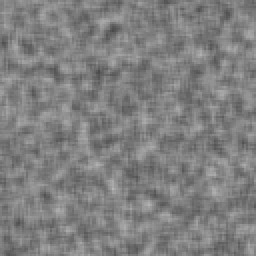
%> input picture Lab3/synth1.pgm, 128 x 128 px (shown 2 times larger); the run also reads 1 picture not shown here
$ octave test_lucas_kanade.m   (GNU Octave 9; MATLAB toolbox functions it lacks are replaced by stand-ins)
%> lines starting %> are read from the running program, lines starting %| are printed output that depends on the picture
%> further down, image1 is the input picture: size 128x128 uint8; min 74, max 183, mean 127.6
### Lab3/lucas_kanade.m
function [X,Y,U,V] = lucas_kanade(image1,image2,region_size,corners)
%> called with region_size = 15

img1=im2double(image1);
img2=im2double(image2);

%%Divide input images on non-overlapping regions, each region being 15 × 15.
[height,width]=size(img1);
%> height = 128; width = 128
numRow = floor(height/region_size);
%> numRow = 8
numCol = floor(width/region_size);
%> numCol = 8
img1=imresize(img1,[numRow*region_size,numCol*region_size]);
%> img1: size 120x120 double
img2=imresize(img2,[numRow*region_size,numCol*region_size]);
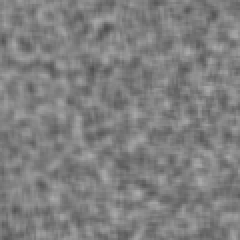
%> img2: size 120x120 double (shown 2 times larger); min 0.31, max 0.674, mean 0.5
%%Define Regions
t1 = (0:numRow-1)*region_size + 1;
%> t1 = [1 16 31 46 61 76 91 106]
t2 = (1:numRow)*region_size;
%> t2 = [15 30 45 60 75 90 105 120]
t3 = (0:numCol-1)*region_size + 1;
t4 = (1:numCol)*region_size;
k = 0;
Res=zeros(numRow,numCol,2);
for i = 1 : numRow
    for j = 1 : numCol
        k = k + 1;
        img1_sub = img1(t1(i):t2(i), t3(j):t4(j), :);
        img2_sub = img2(t1(i):t2(i), t3(j):t4(j), :);
        %  For each region compute A, AT and b. Then, estimate optical flow
        [Ix,Iy]=gradient(img1_sub);
        Ix=reshape(Ix,[region_size*region_size,1]);
        Iy=reshape(Iy,[region_size*region_size,1]);
        A=[Ix Iy];
        It=img1_sub-img2_sub;
        b=reshape(It,[region_size*region_size,1]);
        v=inv(A'*A)*A'*b;
        Res(i,j,1)=v(1);
        Res(i,j,2)=v(2);
    end
end
%> after the loop, k = 64
figure;
imshow(img1)
hold on
offset=floor(region_size/2);
X=1+offset:region_size:numRow*region_size+offset;
Y=1+offset:region_size:numCol*region_size+offset;
U = Res(:,:,1);
%> U = [-0.108 -0.0318 0.00411 0.02 0.0738 0.187 0.192 0.21; -0.189 -0.171 -0.045 -0.0176 0.00388 0.0581 0.129 0.203; -0.378 -0.244 -0.199 -0.0846 -0.0919 -0.0479 0.135 0.0281; -0.417 -0.329 -0.33 -0.231 -0.233 -0.151 -0.102 0.0159; -0.471 -0.458 -0.417 -0.33 -0.292 -0.138 -0.145 -0.121; -0.653 -0.509 -0.394 -0.429 -0.344 -0.266 -0.264 -0.227; -0.686 -0.623 -0.521 -0.46 -0.506 -0.51 -0.363 -0.176; -0.683 -0.673 -0.677 -0.578 -0.579 -0.366 -0.314 -0.422]
V = Res(:,:,2);
%> V = [0.244 0.279 0.36 0.487 0.445 0.44 0.704 0.806; 0.297 0.289 0.444 0.585 0.59 0.605 0.707 0.881; 0.305 0.449 0.467 0.522 0.592 0.651 0.841 0.858; 0.325 0.408 0.545 0.62 0.667 0.733 0.754 0.899; 0.425 0.455 0.512 0.663 0.737 0.793 0.788 0.868; 0.428 0.487 0.609 0.557 0.794 0.766 0.86 0.809; 0.46 0.559 0.474 0.691 0.701 0.804 0.898 0.762; 0.47 0.524 0.588 0.794 0.775 0.753 0.765 0.975]
quiver(X,Y,U,V,'r')
end

### Lab3/test_lucas_kanade.m
image_id = 'synth';
switch image_id
    case 'synth'
        image1 = imread('synth1.pgm');
        image2 = imread('synth2.pgm');
    case 'sphere'
        image1 = rgb2gray(imread('sphere1.ppm'));
        image2 = rgb2gray(imread('sphere2.ppm'));
     otherwise
        error("Image not found");
end
region_size=15;
lucas_kanade(image1,image2,region_size);
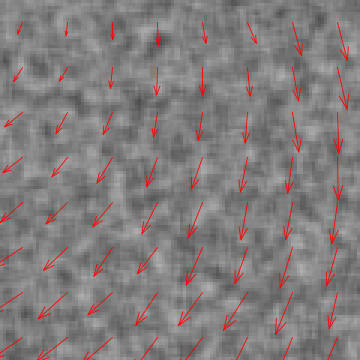
%> figure redrawn from the program's plot data; shown 3 times larger
